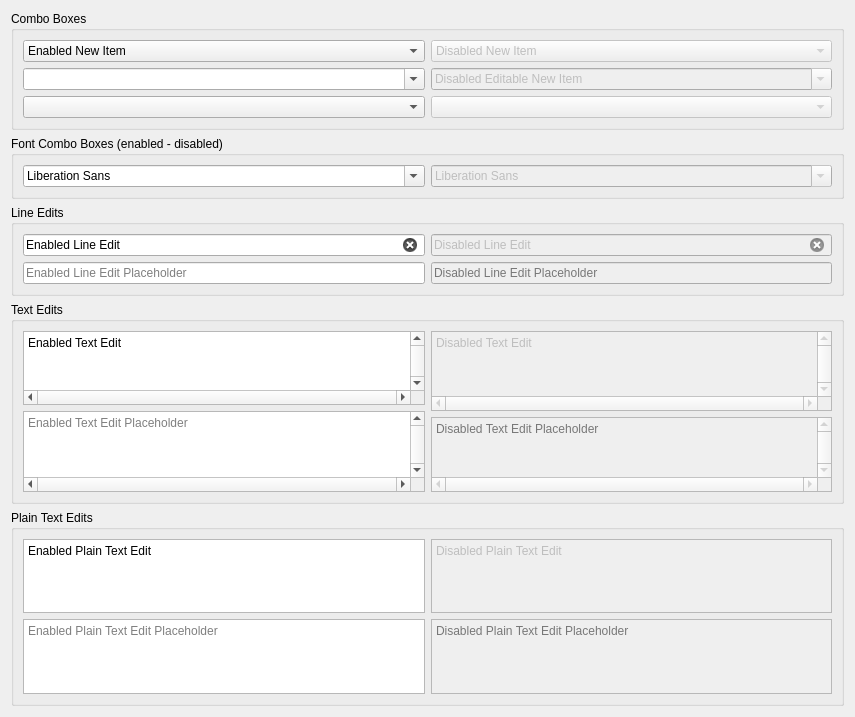
           <widget class="QWidget" name="scrollAreaWidgetContents_5">
            <property name="geometry">
             <rect>
              <x>0</x>
              <y>0</y>
              <width>855</width>
              <height>717</height>
             </rect>
            </property>
            <layout class="QVBoxLayout" name="verticalLayout_13">
             <item>
              <widget class="QGroupBox" name="groupBox_27">
               <property name="title">
                <string>Combo Boxes</string>
               </property>
               <layout class="QGridLayout" name="gridLayout_11">
                <item row="1" column="0">
                 <widget class="QComboBox" name="comboBox_3">
                  <property name="editable">
                   <bool>true</bool>
                  </property>
                  <property name="placeholderText">
                   <string>Placeholder</string>
                  </property>
                  <item>
                   <property name="text">
                    <string>Enabled Editable New Item</string>
                   </property>
                  </item>
                  <item>
                   <property name="text">
                    <string>Enabled Editable New Item</string>
                   </property>
                  </item>
                  <item>
                   <property name="text">
                    <string>Enabled Editable New Item</string>
                   </property>
                  </item>
                  <item>
                   <property name="text">
                    <string>Enabled Editable New Item</string>
                   </property>
                  </item>
                  <item>
                   <property name="text">
                    <string>Enabled Editable New Item</string>
                   </property>
                  </item>
                  <item>
                   <property name="text">
                    <string>Enabled Editable New Item</string>
                   </property>
                  </item>
                  <item>
                   <property name="text">
                    <string>Enabled Editable New Item</string>
                   </property>
                  </item>
                  <item>
                   <property name="text">
                    <string>Enabled Editable New Item</string>
                   </property>
                  </item>
                  <item>
                   <property name="text">
                    <string>Enabled Editable New Item</string>
                   </property>
                  </item>
                  <item>
                   <property name="text">
                    <string>Enabled Editable New Item</string>
                   </property>
                  </item>
                  <item>
                   <property name="text">
                    <string>Enabled Editable New Item</string>
                   </property>
                  </item>
                  <item>
                   <property name="text">
                    <string>Enabled Editable New Item</string>
                   </property>
                  </item>
                  <item>
                   <property name="text">
                    <string>Enabled Editable New Item</string>
                   </property>
                  </item>
                  <item>
                   <property name="text">
                    <string>Enabled Editable New Item</string>
                   </property>
                  </item>
                  <item>
                   <property name="text">
                    <string>Enabled Editable New Item</string>
                   </property>
                  </item>
                  <item>
                   <property name="text">
                    <string>Enabled Editable New Item</string>
                   </property>
                  </item>
                 </widget>
                </item>
                <item row="0" column="0">
                 <widget class="QComboBox" name="comboBox">
                  <item>
                   <property name="text">
                    <string>Enabled New Item</string>
                   </property>
                  </item>
                  <item>
                   <property name="text">
                    <string>Enabled New Item</string>
                   </property>
                  </item>
                  <item>
                   <property name="text">
                    <string>Enabled New Item</string>
                   </property>
                  </item>
                  <item>
                   <property name="text">
                    <string>Enabled New Item</string>
                   </property>
                  </item>
                  <item>
                   <property name="text">
                    <string>Enabled New Item</string>
                   </property>
                  </item>
                  <item>
                   <property name="text">
                    <string>Enabled New Item</string>
                   </property>
                  </item>
                  <item>
                   <property name="text">
                    <string>Enabled New Item</string>
                   </property>
                  </item>
                  <item>
                   <property name="text">
                    <string>Enabled New Item</string>
                   </property>
                  </item>
                  <item>
                   <property name="text">
                    <string>Enabled New Item</string>
                   </property>
                  </item>
                  <item>
                   <property name="text">
                    <string>Enabled New Item</string>
                   </property>
                  </item>
                  <item>
                   <property name="text">
                    <string>Enabled New Item</string>
                   </property>
                  </item>
                  <item>
                   <property name="text">
                    <string>Enabled New Item</string>
                   </property>
                  </item>
                  <item>
                   <property name="text">
                    <string>Enabled New Item</string>
                   </property>
                  </item>
                  <item>
                   <property name="text">
                    <string>Enabled New Item</string>
                   </property>
                  </item>
                  <item>
                   <property name="text">
                    <string>Enabled New Item</string>
                   </property>
                  </item>
                  <item>
                   <property name="text">
                    <string>Enabled New Item</string>
                   </property>
                  </item>
                 </widget>
                </item>
                <item row="1" column="2">
                 <widget class="QComboBox" name="comboBox_4">
                  <property name="enabled">
                   <bool>false</bool>
                  </property>
                  <property name="editable">
                   <bool>true</bool>
                  </property>
                  <item>
                   <property name="text">
                    <string>Disabled Editable New Item</string>
                   </property>
                  </item>
                  <item>
                   <property name="text">
                    <string>Disabled Editable New Item</string>
                   </property>
                  </item>
                  <item>
                   <property name="text">
                    <string>Disabled Editable New Item</string>
                   </property>
                  </item>
                  <item>
                   <property name="text">
                    <string>Disabled Editable New Item</string>
                   </property>
                  </item>
                  <item>
                   <property name="text">
                    <string>Disabled Editable New Item</string>
                   </property>
                  </item>
                  <item>
                   <property name="text">
                    <string>Disabled Editable New Item</string>
                   </property>
                  </item>
                  <item>
                   <property name="text">
                    <string>Disabled Editable New Item</string>
                   </property>
                  </item>
                  <item>
                   <property name="text">
                    <string>Disabled Editable New Item</string>
                   </property>
                  </item>
                  <item>
                   <property name="text">
                    <string>Disabled Editable New Item</string>
                   </property>
                  </item>
                  <item>
                   <property name="text">
                    <string>Disabled Editable New Item</string>
                   </property>
                  </item>
                  <item>
                   <property name="text">
                    <string>Disabled Editable New Item</string>
                   </property>
                  </item>
                  <item>
                   <property name="text">
                    <string>Disabled Editable New Item</string>
                   </property>
                  </item>
                  <item>
                   <property name="text">
                    <string>Disabled Editable New Item</string>
                   </property>
                  </item>
                  <item>
                   <property name="text">
                    <string>Disabled Editable New Item</string>
                   </property>
                  </item>
                  <item>
                   <property name="text">
                    <string>Disabled Editable New Item</string>
                   </property>
                  </item>
                  <item>
                   <property name="text">
                    <string>Disabled Editable New Item</string>
                   </property>
                  </item>
                 </widget>
                </item>
                <item row="0" column="2">
                 <widget class="QComboBox" name="comboBox_2">
                  <property name="enabled">
                   <bool>false</bool>
                  </property>
                  <item>
                   <property name="text">
                    <string>Disabled New Item</string>
                   </property>
                  </item>
                  <item>
                   <property name="text">
                    <string>Disabled New Item</string>
                   </property>
                  </item>
                  <item>
                   <property name="text">
                    <string>Disabled New Item</string>
                   </property>
                  </item>
                  <item>
                   <property name="text">
                    <string>Disabled New Item</string>
                   </property>
                  </item>
                  <item>
                   <property name="text">
                    <string>Disabled New Item</string>
                   </property>
                  </item>
                  <item>
                   <property name="text">
                    <string>Disabled New Item</string>
                   </property>
                  </item>
                  <item>
                   <property name="text">
                    <string>Disabled New Item</string>
                   </property>
                  </item>
                  <item>
                   <property name="text">
                    <string>Disabled New Item</string>
                   </property>
                  </item>
                  <item>
                   <property name="text">
                    <string>Disabled New Item</string>
                   </property>
                  </item>
                  <item>
                   <property name="text">
                    <string>Disabled New Item</string>
                   </property>
                  </item>
                  <item>
                   <property name="text">
                    <string>Disabled New Item</string>
                   </property>
                  </item>
                  <item>
                   <property name="text">
                    <string>Disabled New Item</string>
                   </property>
                  </item>
                  <item>
                   <property name="text">
                    <string>Disabled New Item</string>
                   </property>
                  </item>
                  <item>
                   <property name="text">
                    <string>Disabled New Item</string>
                   </property>
                  </item>
                  <item>
                   <property name="text">
                    <string>Disabled New Item</string>
                   </property>
                  </item>
                  <item>
                   <property name="text">
                    <string>Disabled New Item</string>
                   </property>
                  </item>
                 </widget>
                </item>
                <item row="2" column="0">
                 <widget class="QComboBox" name="comboBox_5">
                  <property name="placeholderText">
                   <string>Enabled Combo Box Placeholder</string>
                  </property>
                 </widget>
                </item>
                <item row="2" column="2">
                 <widget class="QComboBox" name="comboBox_6">
                  <property name="enabled">
                   <bool>false</bool>
                  </property>
                  <property name="placeholderText">
                   <string>Disabled Combo Box Placeholder</string>
                  </property>
                 </widget>
                </item>
               </layout>
              </widget>
             </item>
             <item>
              <widget class="QGroupBox" name="groupBox_28">
               <property name="title">
                <string>Font Combo Boxes (enabled - disabled)</string>
               </property>
               <layout class="QHBoxLayout" name="horizontalLayout_6">
                <item>
                 <widget class="QFontComboBox" name="fontComboBox">
                  <property name="placeholderText">
                   <string>Placeholder</string>
                  </property>
                 </widget>
                </item>
                <item>
                 <widget class="QFontComboBox" name="fontComboBox_2">
                  <property name="enabled">
                   <bool>false</bool>
                  </property>
                  <property name="placeholderText">
                   <string>Placeholder</string>
                  </property>
                 </widget>
                </item>
               </layout>
              </widget>
             </item>
             <item>
              <widget class="QGroupBox" name="groupBox_29">
               <property name="title">
                <string>Line Edits</string>
               </property>
               <layout class="QGridLayout" name="gridLayout_23">
                <item row="0" column="0">
                 <widget class="QLineEdit" name="lineEdit">
                  <property name="text">
                   <string>Enabled Line Edit</string>
                  </property>
                  <property name="clearButtonEnabled">
                   <bool>true</bool>
                  </property>
                 </widget>
                </item>
                <item row="0" column="1">
                 <widget class="QLineEdit" name="lineEdit_2">
                  <property name="enabled">
                   <bool>false</bool>
                  </property>
                  <property name="text">
                   <string>Disabled Line Edit</string>
                  </property>
                  <property name="clearButtonEnabled">
                   <bool>true</bool>
                  </property>
                 </widget>
                </item>
                <item row="1" column="0">
                 <widget class="QLineEdit" name="lineEdit_3">
                  <property name="text">
                   <string/>
                  </property>
                  <property name="placeholderText">
                   <string>Enabled Line Edit Placeholder</string>
                  </property>
                  <property name="clearButtonEnabled">
                   <bool>true</bool>
                  </property>
                 </widget>
                </item>
                <item row="1" column="1">
                 <widget class="QLineEdit" name="lineEdit_4">
                  <property name="enabled">
                   <bool>false</bool>
                  </property>
                  <property name="text">
                   <string/>
                  </property>
                  <property name="placeholderText">
                   <string>Disabled Line Edit Placeholder</string>
                  </property>
                  <property name="clearButtonEnabled">
                   <bool>true</bool>
                  </property>
                 </widget>
                </item>
               </layout>
              </widget>
             </item>
             <item>
              <widget class="QGroupBox" name="groupBox_30">
               <property name="title">
                <string>Text Edits</string>
               </property>
               <layout class="QGridLayout" name="gridLayout_31">
                <item row="0" column="0">
                 <widget class="QTextEdit" name="textEdit">
                  <property name="verticalScrollBarPolicy">
                   <enum>Qt::ScrollBarAlwaysOn</enum>
                  </property>
                  <property name="horizontalScrollBarPolicy">
                   <enum>Qt::ScrollBarAlwaysOn</enum>
                  </property>
                  <property name="html">
                   <string>&lt;!DOCTYPE HTML PUBLIC &quot;-//W3C//DTD HTML 4.0//EN&quot; &quot;http://www.w3.org/TR/REC-html40/strict.dtd&quot;&gt;
&lt;html&gt;&lt;head&gt;&lt;meta name=&quot;qrichtext&quot; content=&quot;1&quot; /&gt;&lt;meta charset=&quot;utf-8&quot; /&gt;&lt;style type=&quot;text/css&quot;&gt;
p, li { white-space: pre-wrap; }
hr { height: 1px; border-width: 0; }
&lt;/style&gt;&lt;/head&gt;&lt;body style=&quot; font-family:'Segoe UI'; font-size:9pt; font-weight:400; font-style:normal;&quot;&gt;
&lt;p style=&quot; margin-top:0px; margin-bottom:0px; margin-left:0px; margin-right:0px; -qt-block-indent:0; text-indent:0px;&quot;&gt;Enabled Text Edit&lt;/p&gt;&lt;/body&gt;&lt;/html&gt;</string>
                  </property>
                 </widget>
                </item>
                <item row="0" column="1" rowspan="2">
                 <widget class="QTextEdit" name="textEdit_2">
                  <property name="enabled">
                   <bool>false</bool>
                  </property>
                  <property name="verticalScrollBarPolicy">
                   <enum>Qt::ScrollBarAlwaysOn</enum>
                  </property>
                  <property name="horizontalScrollBarPolicy">
                   <enum>Qt::ScrollBarAlwaysOn</enum>
                  </property>
                  <property name="html">
                   <string>&lt;!DOCTYPE HTML PUBLIC &quot;-//W3C//DTD HTML 4.0//EN&quot; &quot;http://www.w3.org/TR/REC-html40/strict.dtd&quot;&gt;
&lt;html&gt;&lt;head&gt;&lt;meta name=&quot;qrichtext&quot; content=&quot;1&quot; /&gt;&lt;meta charset=&quot;utf-8&quot; /&gt;&lt;style type=&quot;text/css&quot;&gt;
p, li { white-space: pre-wrap; }
hr { height: 1px; border-width: 0; }
&lt;/style&gt;&lt;/head&gt;&lt;body style=&quot; font-family:'Segoe UI'; font-size:9pt; font-weight:400; font-style:normal;&quot;&gt;
&lt;p style=&quot; margin-top:0px; margin-bottom:0px; margin-left:0px; margin-right:0px; -qt-block-indent:0; text-indent:0px;&quot;&gt;Disabled Text Edit&lt;/p&gt;&lt;/body&gt;&lt;/html&gt;</string>
                  </property>
                 </widget>
                </item>
                <item row="1" column="0" rowspan="2">
                 <widget class="QTextEdit" name="textEdit_3">
                  <property name="verticalScrollBarPolicy">
                   <enum>Qt::ScrollBarAlwaysOn</enum>
                  </property>
                  <property name="horizontalScrollBarPolicy">
                   <enum>Qt::ScrollBarAlwaysOn</enum>
                  </property>
                  <property name="html">
                   <string>&lt;!DOCTYPE HTML PUBLIC &quot;-//W3C//DTD HTML 4.0//EN&quot; &quot;http://www.w3.org/TR/REC-html40/strict.dtd&quot;&gt;
&lt;html&gt;&lt;head&gt;&lt;meta name=&quot;qrichtext&quot; content=&quot;1&quot; /&gt;&lt;meta charset=&quot;utf-8&quot; /&gt;&lt;style type=&quot;text/css&quot;&gt;
p, li { white-space: pre-wrap; }
hr { height: 1px; border-width: 0; }
&lt;/style&gt;&lt;/head&gt;&lt;body style=&quot; font-family:'Segoe UI'; font-size:9pt; font-weight:400; font-style:normal;&quot;&gt;
&lt;p style=&quot;-qt-paragraph-type:empty; margin-top:0px; margin-bottom:0px; margin-left:0px; margin-right:0px; -qt-block-indent:0; text-indent:0px;&quot;&gt;&lt;br /&gt;&lt;/p&gt;&lt;/body&gt;&lt;/html&gt;</string>
                  </property>
                  <property name="placeholderText">
                   <string>Enabled Text Edit Placeholder</string>
                  </property>
                 </widget>
                </item>
                <item row="2" column="1">
                 <widget class="QTextEdit" name="textEdit_4">
                  <property name="enabled">
                   <bool>false</bool>
                  </property>
                  <property name="verticalScrollBarPolicy">
                   <enum>Qt::ScrollBarAlwaysOn</enum>
                  </property>
                  <property name="horizontalScrollBarPolicy">
                   <enum>Qt::ScrollBarAlwaysOn</enum>
                  </property>
                  <property name="html">
                   <string>&lt;!DOCTYPE HTML PUBLIC &quot;-//W3C//DTD HTML 4.0//EN&quot; &quot;http://www.w3.org/TR/REC-html40/strict.dtd&quot;&gt;
&lt;html&gt;&lt;head&gt;&lt;meta name=&quot;qrichtext&quot; content=&quot;1&quot; /&gt;&lt;meta charset=&quot;utf-8&quot; /&gt;&lt;style type=&quot;text/css&quot;&gt;
p, li { white-space: pre-wrap; }
hr { height: 1px; border-width: 0; }
&lt;/style&gt;&lt;/head&gt;&lt;body style=&quot; font-family:'Segoe UI'; font-size:9pt; font-weight:400; font-style:normal;&quot;&gt;
&lt;p style=&quot;-qt-paragraph-type:empty; margin-top:0px; margin-bottom:0px; margin-left:0px; margin-right:0px; -qt-block-indent:0; text-indent:0px;&quot;&gt;&lt;br /&gt;&lt;/p&gt;&lt;/body&gt;&lt;/html&gt;</string>
                  </property>
                  <property name="placeholderText">
                   <string>Disabled Text Edit Placeholder</string>
                  </property>
                 </widget>
                </item>
               </layout>
              </widget>
             </item>
             <item>
              <widget class="QGroupBox" name="groupBox_31">
               <property name="title">
                <string>Plain Text Edits</string>
               </property>
               <layout class="QGridLayout" name="gridLayout_32">
                <item row="0" column="1">
                 <widget class="QPlainTextEdit" name="plainTextEdit_2">
                  <property name="enabled">
                   <bool>false</bool>
                  </property>
                  <property name="plainText">
                   <string>Disabled Plain Text Edit</string>
                  </property>
                 </widget>
                </item>
                <item row="0" column="0">
                 <widget class="QPlainTextEdit" name="plainTextEdit">
                  <property name="plainText">
                   <string>Enabled Plain Text Edit</string>
                  </property>
                 </widget>
                </item>
                <item row="1" column="0">
                 <widget class="QPlainTextEdit" name="plainTextEdit_3">
                  <property name="placeholderText">
                   <string>Enabled Plain Text Edit Placeholder</string>
                  </property>
                 </widget>
                </item>
                <item row="1" column="1">
                 <widget class="QPlainTextEdit" name="plainTextEdit_4">
                  <property name="enabled">
                   <bool>false</bool>
                  </property>
                  <property name="placeholderText">
                   <string>Disabled Plain Text Edit Placeholder</string>
                  </property>
                 </widget>
                </item>
               </layout>
              </widget>
             </item>
            </layout>
           </widget>
